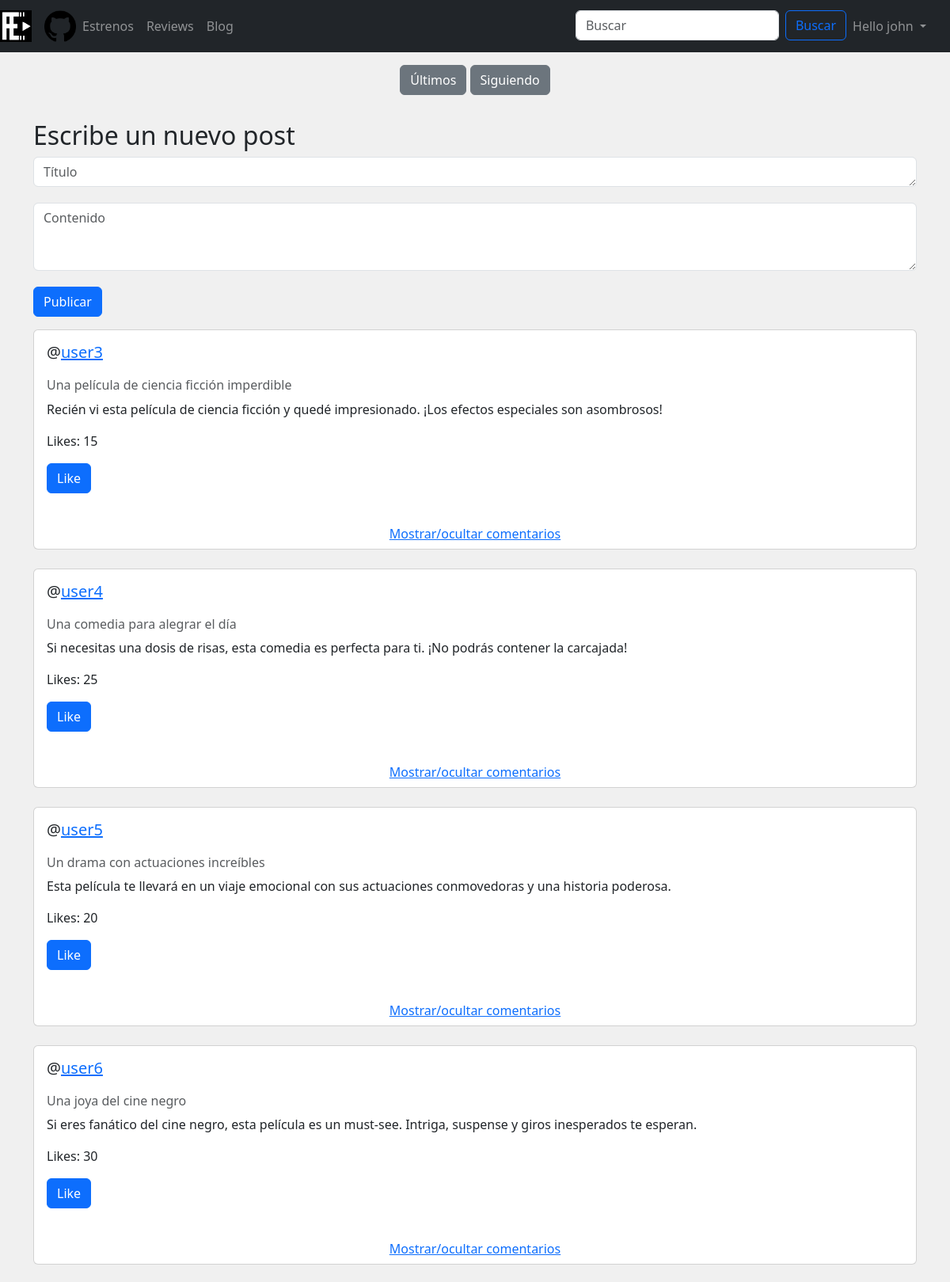
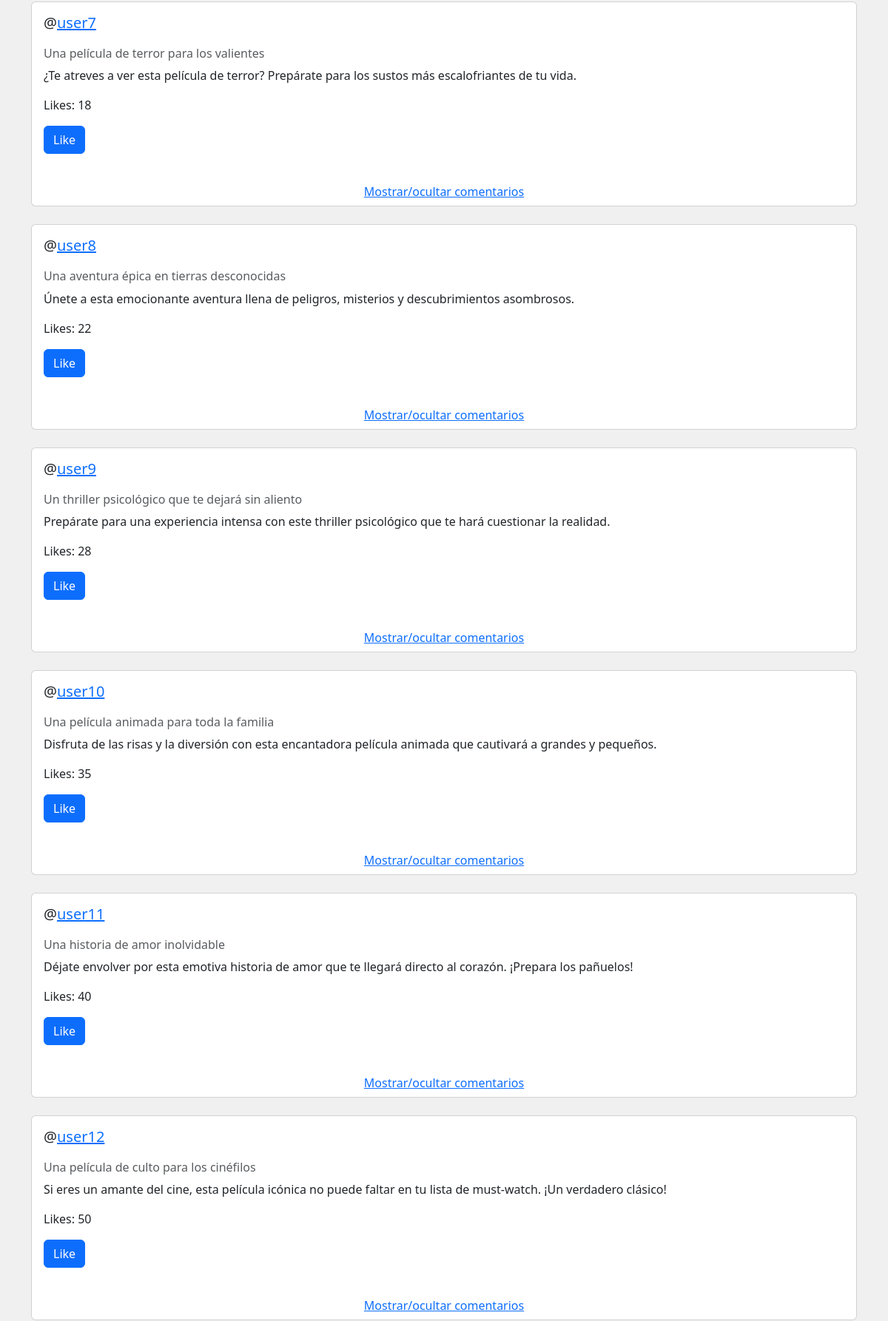
The app's page /Blog.php (signed in, upper part) with its own data (2 pictures, top to bottom).
### tables this page shows
CREATE TABLE `users` (
  `id` int(11) NOT NULL,
  `username` varchar(255) NOT NULL,
  `password` text NOT NULL,
  `email` varchar(255) NOT NULL,
  `role` tinyint(2) NOT NULL,
  `profile_image` varchar(255) DEFAULT NULL
);

CREATE TABLE `post` (
  `ID` int(11) NOT NULL,
  `ID_usuario` int(11) NOT NULL,
  `titulo` varchar(255) NOT NULL,
  `texto` text NOT NULL,
  `likes` int(11) DEFAULT 0
);

### includes/vistas/mostrarPosts.php (the view, shortened to what the rows shown need)
<?php
require_once __DIR__ . '/../SAs/postSA.php';
class mostrarPosts
{
    public function construirPosts($posts, $usuario)
    {
        $contenidoPosts = '<div class="container">';
        foreach ($posts as $post) {
            $contenidoPosts .= '
                <div class="mt-3">
                    <div class="card mb-4">
                        <div class="media px-3 pt-3">
            ';
            $usuarioSA = new UsuarioSA();
            $postSA = new postSA();
            $usuarioPost = $usuarioSA->buscaPorId($post->getIDUsuario());
            $contenidoPosts .= '
            <div class="media-body">
                <h5 class="mt-0">@<a href="usuario.php?nombre=' . urlencode($usuarioPost->getNombreUsuario()) . '">' . escape($usuarioPost->getNombreUsuario()) . ($usuarioPost->getRole() == 2 ? '<i class="fas fa-check-circle text-primary"></i>' : ($usuarioPost->getRole() == 1 ? '<i class="fas fa-check-circle text-warning"></i>' : '')) . '</a></h5>
                </div>
                     </div>
                        <div class="card-body">
                            <h6 class="card-subtitle mb-2 text-muted">' . escape($post->getTitulo()) . '</h6>
                            ';
            $texto_post = $post->getTexto();
            $texto_post_con_enlaces = preg_replace_callback('/@(\w[\w.-]*)/', function ($matches) {
                $nombreUsuario = $matches[1];
                $user = new UsuarioSA();
                if ($user->buscaUsuario($nombreUsuario)) {
                    return '<a href="usuario.php?nombre=' . $nombreUsuario . '">@' . $nombreUsuario . '</a>';
                } else {
                    return '@' . $nombreUsuario;
                }
            }, $texto_post);
            $texto_post_con_enlaces = preg_replace_callback('/#(\w[\w.-]*)/', function ($matches) {
                $nombrePelicula = $matches[1];
                $pelicula = new PeliculaSA();
                if ($pelicula->obtenerPeliculaPorNombre($nombrePelicula)) {
                    return '<a href="infoPeliculas.php?nombre=' . urlencode($nombrePelicula) . '">#' . $nombrePelicula . '</a>';
                } else {
                    return '#' . $nombrePelicula;
                }
            }, $texto_post_con_enlaces);
            $contenidoPosts .= '
                            <p class="card-text" style="text-decoration: none;">' . $texto_post_con_enlaces . '</p>
                            <p class="card-text">Likes: ' . escape($post->getLikes()) . '</p>
            ';
            if ($usuario !== $usuarioSA->buscaNombrePorId($post->getIDUsuario()) && !$postSA->usuarioDioLike($post->getID(), $usuario)) {
                $contenidoPosts .= '
                    <form action="" method="post">
                        <input type="hidden" name="id_post_like" value="' . escape($post->getID()) . '">
                        <button type="submit" class="btn btn-primary">Like</button>
                    </form>
                ';
            } elseif ($postSA->usuarioDioLike($post->getID(), $usuario)) {
                $contenidoPosts .= '<p class="text-muted">Ya has dado like a este post.</p>';
            }
            if (isset($_SESSION['user_obj'])) {
                $contenidoPosts .= '
                            </div>
                            <button class="btn btn-link" onclick="toggleComments(' . escape($post->getID()) . ')">Mostrar/ocultar comentarios</button>
                            <div id="comments-' . escape($post->getID()) . '" style="display: none;">
                                <div id="comments-body-' . escape($post->getID()) . '">
                                    <form id="form-comment-' . escape($post->getID()) . '" action="" method="post">
                                        <h2>Escribe tu comentario:</h2>
                                        <div class="form-group">
                                            <textarea id="contenido-' . escape($post->getID()) . '" data-postid="' . escape($post->getID()) . '" class="form-control" name="contenido" rows="2" placeholder="Escribe tu comentario..." required></textarea>
                                            <div id="sugerencias-' . escape($post->getID()) . '"></div>
                                        </div>
                                        <input type="hidden" name="id_post" value="' . escape($post->getID()) . '">
                                        <button type="submit" class="btn btn-primary">Comentar</button>
                                    </form>
                                    <h3>Respuestas:</h3>
                                </div>
                                <div id="comments-list-' . escape($post->getID()) . '">
            ';
            }
            $mostrarComentarios = new mostrarComentarios();
            $contenidoPosts .= $mostrarComentarios->construirComentarios($post->getID(), $usuarioSA->buscaNombrePorId($post->getIDUsuario()));
            $contenidoPosts .= '
                        </ul>
                    </div>
                </div>
            </div>
        </div>
        ';
        }
        $contenidoPosts .= '';
        return $contenidoPosts;
    }
}
?>

### includes/vistas/comun/cabecera.php (shortened to what the rows shown need)
<!DOCTYPE html>
<html lang="en">
<head>
</head>
<body>
    <?php
    require_once RAIZ_APP . '/DTOs/UsuarioDTO.php';
    $login_url = RUTA_APP . '/login.php';
    ?>
    <nav class="navbar navbar-expand-lg navbar-dark bg-dark sticky-top">
        <div class="collapse navbar-collapse" id="navbarSupportedContent">
            <ul class="navbar-nav ml-auto">
                <li class="nav-item">
                    <?php if (!isset($_SESSION["login"]) || $_SESSION["login"] === false): ?>
                    <li class="nav-item"><a href="<?= $login_url ?>" class="nav-link">Unknown user. Login</a></li>
                    <?php else:
                        $username = unserialize($_SESSION['user_obj'])->getNombreUsuario(); ?>
                    <ul class="navbar-nav mr-auto ml-auto">
                        <li class="nav-item dropdown">
                            <a class="nav-link dropdown-toggle" href="#" id="navbarDropdown" role="button"
                                data-toggle="dropdown" aria-haspopup="true" aria-expanded="false">
                                Hello <?= $username ?>
                            </a>
                        </li>
                    </ul>
                    <?php endif; ?>
                </li>
            </ul>
        </div>
    </nav>
</body>
</html>

### records on screen
users: username "john"
post: ID_usuario.username "user3", titulo "Una película de ciencia ficción imperdible", texto "Recién vi esta película de ciencia ficción y quedé impresionado. ¡Los efectos especiales son asombrosos!", likes "15"
post: ID_usuario.username "user4", titulo "Una comedia para alegrar el día", texto "Si necesitas una dosis de risas, esta comedia es perfecta para ti. ¡No podrás contener la carcajada!", likes "25"
post: ID_usuario.username "user5", titulo "Un drama con actuaciones increíbles", texto "Esta película te llevará en un viaje emocional con sus actuaciones conmovedoras y una historia poderosa.", likes "20"
post: ID_usuario.username "user6", titulo "Una joya del cine negro", texto "Si eres fanático del cine negro, esta película es un must-see. Intriga, suspense y giros inesperados te esperan.", likes "30"
post: ID_usuario.username "user7", titulo "Una película de terror para los valientes", texto "¿Te atreves a ver esta película de terror? Prepárate para los sustos más escalofriantes de tu vida.", likes "18"
post: ID_usuario.username "user8", titulo "Una aventura épica en tierras desconocidas", texto "Únete a esta emocionante aventura llena de peligros, misterios y descubrimientos asombrosos.", likes "22"
post: ID_usuario.username "user9", titulo "Un thriller psicológico que te dejará sin aliento", texto "Prepárate para una experiencia intensa con este thriller psicológico que te hará cuestionar la realidad.", likes "28"
post: ID_usuario.username "user10", titulo "Una película animada para toda la familia", texto "Disfruta de las risas y la diversión con esta encantadora película animada que cautivará a grandes y pequeños.", likes "35"
post: ID_usuario.username "user11", titulo "Una historia de amor inolvidable", texto "Déjate envolver por esta emotiva historia de amor que te llegará directo al corazón. ¡Prepara los pañuelos!", likes "40"
post: ID_usuario.username "user12", titulo "Una película de culto para los cinéfilos", texto "Si eres un amante del cine, esta película icónica no puede faltar en tu lista de must-watch. ¡Un verdadero clásico!", likes "50"
